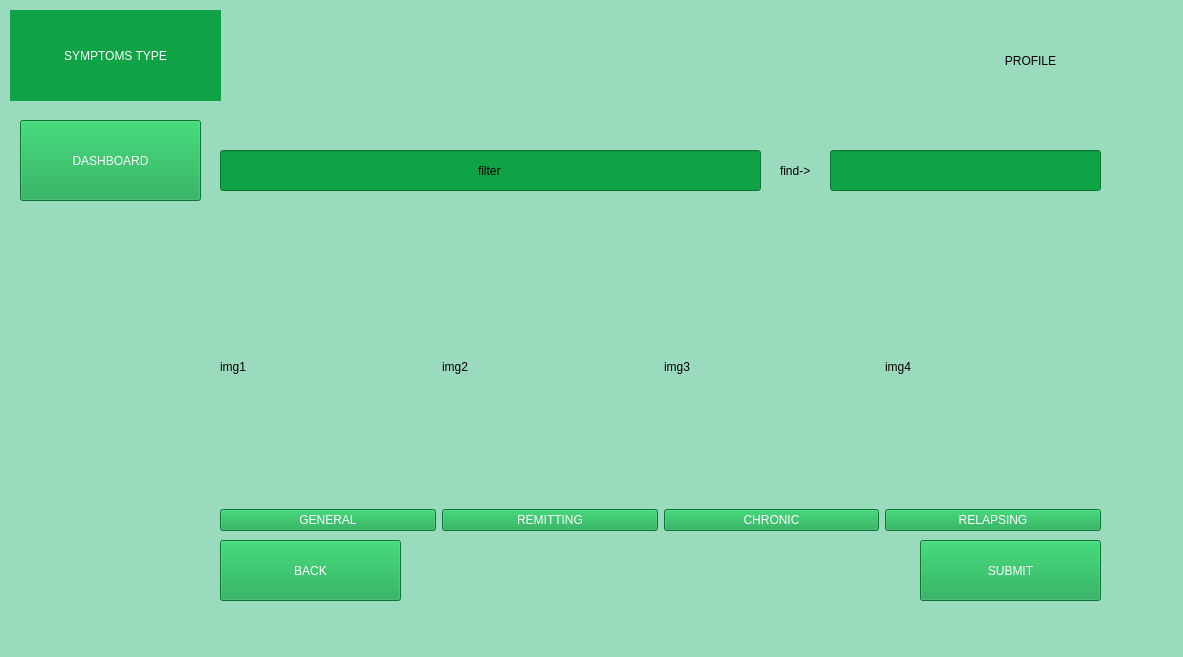
<?xml version="1.0" encoding="UTF-8"?>
<ui version="4.0">
 <class>MainWindow</class>
 <widget class="QMainWindow" name="MainWindow">
  <property name="geometry">
   <rect>
    <x>0</x>
    <y>0</y>
    <width>1183</width>
    <height>657</height>
   </rect>
  </property>
  <property name="windowTitle">
   <string>MainWindow</string>
  </property>
  <property name="styleSheet">
   <string notr="true">background-color: rgb(154, 218, 189);</string>
  </property>
  <widget class="QWidget" name="centralwidget">
   <widget class="QPushButton" name="pushButton_7">
    <property name="geometry">
     <rect>
      <x>920</x>
      <y>540</y>
      <width>181</width>
      <height>61</height>
     </rect>
    </property>
    <property name="styleSheet">
     <string notr="true">font: 12pt &quot;Segoe UI&quot;;
background-color: rgb(16, 163, 70);
color: rgb(255, 255, 255);</string>
    </property>
    <property name="text">
     <string>SUBMIT</string>
    </property>
   </widget>
   <widget class="QWidget" name="layoutWidget">
    <property name="geometry">
     <rect>
      <x>220</x>
      <y>230</y>
      <width>881</width>
      <height>301</height>
     </rect>
    </property>
    <layout class="QHBoxLayout" name="horizontalLayout">
     <item>
      <layout class="QVBoxLayout" name="verticalLayout">
       <item>
        <widget class="QLabel" name="label_2">
         <property name="text">
          <string>img1</string>
         </property>
        </widget>
       </item>
       <item>
        <widget class="QPushButton" name="pushButton_2">
         <property name="styleSheet">
          <string notr="true">font: 10pt &quot;Segoe UI&quot;;
background-color: rgb(16, 163, 70);
color: rgb(255, 255, 255);</string>
         </property>
         <property name="text">
          <string>GENERAL</string>
         </property>
        </widget>
       </item>
      </layout>
     </item>
     <item>
      <layout class="QVBoxLayout" name="verticalLayout_2">
       <item>
        <widget class="QLabel" name="label_3">
         <property name="text">
          <string>img2</string>
         </property>
        </widget>
       </item>
       <item>
        <widget class="QPushButton" name="pushButton_3">
         <property name="styleSheet">
          <string notr="true">font: 10pt &quot;Segoe UI&quot;;
background-color: rgb(16, 163, 70);
color: rgb(255, 255, 255);</string>
         </property>
         <property name="text">
          <string>REMITTING</string>
         </property>
        </widget>
       </item>
      </layout>
     </item>
     <item>
      <layout class="QVBoxLayout" name="verticalLayout_3">
       <item>
        <widget class="QLabel" name="label_4">
         <property name="text">
          <string>img3</string>
         </property>
        </widget>
       </item>
       <item>
        <widget class="QPushButton" name="pushButton_4">
         <property name="styleSheet">
          <string notr="true">font: 10pt &quot;Segoe UI&quot;;
background-color: rgb(16, 163, 70);
color: rgb(255, 255, 255);</string>
         </property>
         <property name="text">
          <string>CHRONIC</string>
         </property>
        </widget>
       </item>
      </layout>
     </item>
     <item>
      <layout class="QVBoxLayout" name="verticalLayout_4">
       <item>
        <widget class="QLabel" name="label_5">
         <property name="text">
          <string>img4</string>
         </property>
        </widget>
       </item>
       <item>
        <widget class="QPushButton" name="pushButton_5">
         <property name="styleSheet">
          <string notr="true">font: 10pt &quot;Segoe UI&quot;;
background-color: rgb(16, 163, 70);
color: rgb(255, 255, 255);</string>
         </property>
         <property name="text">
          <string>RELAPSING</string>
         </property>
        </widget>
       </item>
      </layout>
     </item>
    </layout>
   </widget>
   <widget class="QLabel" name="label_9">
    <property name="geometry">
     <rect>
      <x>970</x>
      <y>10</y>
      <width>121</width>
      <height>101</height>
     </rect>
    </property>
    <property name="styleSheet">
     <string notr="true"/>
    </property>
    <property name="text">
     <string>PROFILE</string>
    </property>
    <property name="alignment">
     <set>Qt::AlignCenter</set>
    </property>
   </widget>
   <widget class="QPushButton" name="pushButton_6">
    <property name="geometry">
     <rect>
      <x>220</x>
      <y>540</y>
      <width>181</width>
      <height>61</height>
     </rect>
    </property>
    <property name="styleSheet">
     <string notr="true">font: 12pt &quot;Segoe UI&quot;;
background-color: rgb(16, 163, 70);
color: rgb(255, 255, 255);</string>
    </property>
    <property name="text">
     <string>BACK</string>
    </property>
   </widget>
   <widget class="QPushButton" name="pushButton">
    <property name="geometry">
     <rect>
      <x>20</x>
      <y>120</y>
      <width>181</width>
      <height>81</height>
     </rect>
    </property>
    <property name="styleSheet">
     <string notr="true">font: 12pt &quot;Segoe UI&quot;;
background-color: rgb(16, 163, 70);
color: rgb(255, 255, 255);</string>
    </property>
    <property name="text">
     <string>DASHBOARD</string>
    </property>
   </widget>
   <widget class="QLabel" name="label_8">
    <property name="geometry">
     <rect>
      <x>780</x>
      <y>150</y>
      <width>41</width>
      <height>41</height>
     </rect>
    </property>
    <property name="text">
     <string>find-&gt;</string>
    </property>
   </widget>
   <widget class="QLabel" name="label">
    <property name="geometry">
     <rect>
      <x>10</x>
      <y>10</y>
      <width>211</width>
      <height>91</height>
     </rect>
    </property>
    <property name="styleSheet">
     <string notr="true">font: 12pt &quot;Segoe UI&quot;;
background-color: rgb(16, 163, 70);
color: rgb(255, 255, 255);</string>
    </property>
    <property name="text">
     <string>SYMPTOMS TYPE</string>
    </property>
    <property name="alignment">
     <set>Qt::AlignCenter</set>
    </property>
   </widget>
   <widget class="QLineEdit" name="lineEdit">
    <property name="geometry">
     <rect>
      <x>830</x>
      <y>150</y>
      <width>271</width>
      <height>41</height>
     </rect>
    </property>
    <property name="styleSheet">
     <string notr="true">font: 10pt &quot;Segoe UI&quot;;
background-color: rgb(16, 163, 70);
color: rgb(255, 255, 255);</string>
    </property>
    <property name="text">
     <string/>
    </property>
    <property name="alignment">
     <set>Qt::AlignCenter</set>
    </property>
   </widget>
   <widget class="QLineEdit" name="lineEdit_2">
    <property name="geometry">
     <rect>
      <x>220</x>
      <y>150</y>
      <width>541</width>
      <height>41</height>
     </rect>
    </property>
    <property name="styleSheet">
     <string notr="true">background-color: rgb(16, 163, 70);
</string>
    </property>
    <property name="text">
     <string>filter</string>
    </property>
    <property name="alignment">
     <set>Qt::AlignCenter</set>
    </property>
   </widget>
  </widget>
  <widget class="QMenuBar" name="menubar">
   <property name="geometry">
    <rect>
     <x>0</x>
     <y>0</y>
     <width>1183</width>
     <height>26</height>
    </rect>
   </property>
  </widget>
  <widget class="QStatusBar" name="statusbar"/>
 </widget>
 <resources/>
 <connections/>
</ui>
